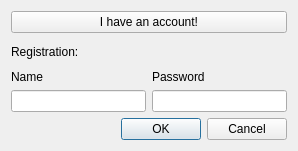
<?xml version="1.0" encoding="UTF-8"?>
<ui version="4.0">
 <class>entry</class>
 <widget class="QDialog" name="entry">
  <property name="geometry">
   <rect>
    <x>0</x>
    <y>0</y>
    <width>298</width>
    <height>151</height>
   </rect>
  </property>
  <property name="windowTitle">
   <string>Dialog</string>
  </property>
  <layout class="QVBoxLayout" name="verticalLayout_2">
   <item>
    <widget class="QPushButton" name="buttonLogIn">
     <property name="text">
      <string>I have an account!</string>
     </property>
    </widget>
   </item>
   <item>
    <widget class="QLabel" name="label">
     <property name="text">
      <string>Registration:</string>
     </property>
    </widget>
   </item>
   <item>
    <layout class="QVBoxLayout" name="verticalLayout">
     <item>
      <layout class="QHBoxLayout" name="horizontalLayout">
       <item>
        <widget class="QLabel" name="lbl_name">
         <property name="text">
          <string>Name</string>
         </property>
        </widget>
       </item>
       <item>
        <widget class="QLabel" name="lbl_password">
         <property name="text">
          <string>Password</string>
         </property>
        </widget>
       </item>
      </layout>
     </item>
     <item>
      <layout class="QHBoxLayout" name="horizontalLayout_2">
       <item>
        <widget class="QLineEdit" name="lineEdit_name"/>
       </item>
       <item>
        <widget class="QLineEdit" name="lineEdit_password"/>
       </item>
      </layout>
     </item>
    </layout>
   </item>
   <item>
    <widget class="QDialogButtonBox" name="buttonBox">
     <property name="orientation">
      <enum>Qt::Horizontal</enum>
     </property>
     <property name="standardButtons">
      <set>QDialogButtonBox::Cancel|QDialogButtonBox::Ok</set>
     </property>
    </widget>
   </item>
  </layout>
 </widget>
 <resources/>
 <connections>
  <connection>
   <sender>buttonBox</sender>
   <signal>accepted()</signal>
   <receiver>entry</receiver>
   <slot>accept()</slot>
   <hints>
    <hint type="sourcelabel">
     <x>248</x>
     <y>254</y>
    </hint>
    <hint type="destinationlabel">
     <x>157</x>
     <y>274</y>
    </hint>
   </hints>
  </connection>
  <connection>
   <sender>buttonBox</sender>
   <signal>rejected()</signal>
   <receiver>entry</receiver>
   <slot>reject()</slot>
   <hints>
    <hint type="sourcelabel">
     <x>316</x>
     <y>260</y>
    </hint>
    <hint type="destinationlabel">
     <x>286</x>
     <y>274</y>
    </hint>
   </hints>
  </connection>
 </connections>
</ui>
